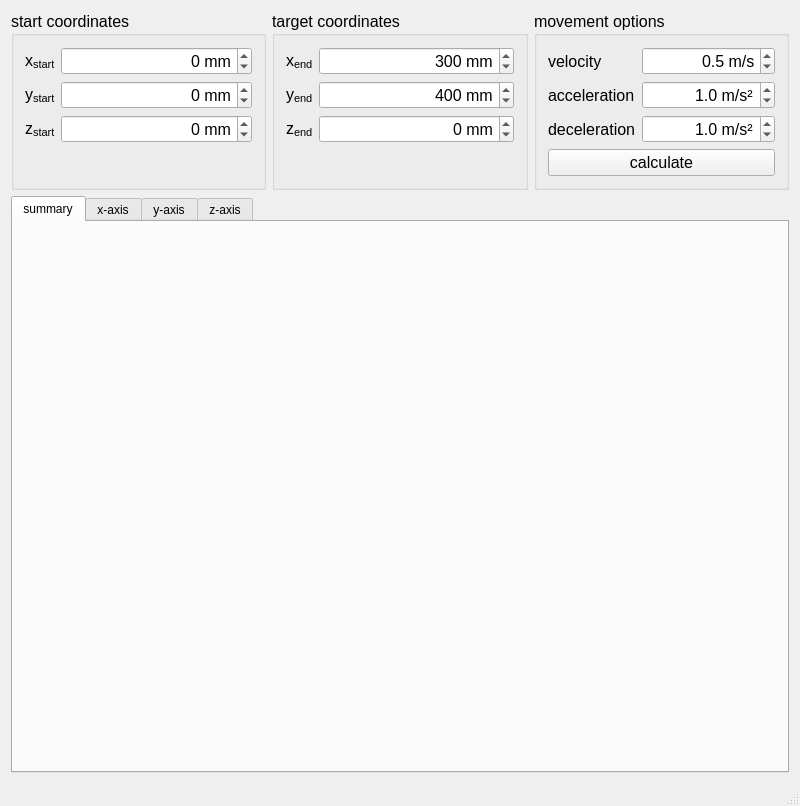
<?xml version="1.0" encoding="UTF-8"?>
<ui version="4.0">
 <class>MainWindow</class>
 <widget class="QMainWindow" name="MainWindow">
  <property name="geometry">
   <rect>
    <x>0</x>
    <y>0</y>
    <width>800</width>
    <height>806</height>
   </rect>
  </property>
  <property name="minimumSize">
   <size>
    <width>800</width>
    <height>205</height>
   </size>
  </property>
  <property name="windowTitle">
   <string>Linear Movement Calculator</string>
  </property>
  <property name="windowIcon">
   <iconset>
    <normaloff>icon_small_transparent.png</normaloff>icon_small_transparent.png</iconset>
  </property>
  <widget class="QWidget" name="centralWidget">
   <layout class="QVBoxLayout" name="verticalLayout">
    <item>
     <layout class="QHBoxLayout" name="horizontalLayout">
      <item>
       <widget class="QGroupBox" name="groupBox_3">
        <property name="font">
         <font>
          <pointsize>12</pointsize>
         </font>
        </property>
        <property name="title">
         <string>start coordinates</string>
        </property>
        <layout class="QFormLayout" name="formLayout">
         <item row="0" column="0">
          <widget class="QLabel" name="xstartLabel">
           <property name="font">
            <font>
             <pointsize>12</pointsize>
            </font>
           </property>
           <property name="text">
            <string>&lt;html&gt;&lt;head/&gt;&lt;body&gt;&lt;p&gt;x&lt;span style=&quot; vertical-align:sub;&quot;&gt;start&lt;/span&gt;&lt;/p&gt;&lt;/body&gt;&lt;/html&gt;</string>
           </property>
           <property name="textFormat">
            <enum>Qt::RichText</enum>
           </property>
          </widget>
         </item>
         <item row="0" column="1">
          <widget class="QSpinBox" name="xstartSpinBox">
           <property name="font">
            <font>
             <pointsize>12</pointsize>
            </font>
           </property>
           <property name="alignment">
            <set>Qt::AlignRight|Qt::AlignTrailing|Qt::AlignVCenter</set>
           </property>
           <property name="suffix">
            <string> mm</string>
           </property>
           <property name="minimum">
            <number>-5000</number>
           </property>
           <property name="maximum">
            <number>5000</number>
           </property>
          </widget>
         </item>
         <item row="1" column="0">
          <widget class="QLabel" name="ystartLabel">
           <property name="font">
            <font>
             <pointsize>12</pointsize>
            </font>
           </property>
           <property name="text">
            <string>&lt;html&gt;&lt;head/&gt;&lt;body&gt;&lt;p&gt;y&lt;span style=&quot; vertical-align:sub;&quot;&gt;start&lt;/span&gt;&lt;/p&gt;&lt;/body&gt;&lt;/html&gt;</string>
           </property>
           <property name="textFormat">
            <enum>Qt::RichText</enum>
           </property>
          </widget>
         </item>
         <item row="1" column="1">
          <widget class="QSpinBox" name="ystartSpinBox">
           <property name="font">
            <font>
             <pointsize>12</pointsize>
            </font>
           </property>
           <property name="alignment">
            <set>Qt::AlignRight|Qt::AlignTrailing|Qt::AlignVCenter</set>
           </property>
           <property name="suffix">
            <string> mm</string>
           </property>
           <property name="minimum">
            <number>-5000</number>
           </property>
           <property name="maximum">
            <number>5000</number>
           </property>
          </widget>
         </item>
         <item row="2" column="0">
          <widget class="QLabel" name="zstartLabel">
           <property name="font">
            <font>
             <pointsize>12</pointsize>
            </font>
           </property>
           <property name="text">
            <string>&lt;html&gt;&lt;head/&gt;&lt;body&gt;&lt;p&gt;&lt;span style=&quot; font-size:12pt;&quot;&gt;z&lt;/span&gt;&lt;span style=&quot; font-size:12pt; vertical-align:sub;&quot;&gt;start&lt;/span&gt;&lt;/p&gt;&lt;/body&gt;&lt;/html&gt;</string>
           </property>
           <property name="textFormat">
            <enum>Qt::RichText</enum>
           </property>
          </widget>
         </item>
         <item row="2" column="1">
          <widget class="QSpinBox" name="zstartSpinBox">
           <property name="font">
            <font>
             <pointsize>12</pointsize>
            </font>
           </property>
           <property name="alignment">
            <set>Qt::AlignRight|Qt::AlignTrailing|Qt::AlignVCenter</set>
           </property>
           <property name="suffix">
            <string> mm</string>
           </property>
           <property name="minimum">
            <number>-1500</number>
           </property>
           <property name="maximum">
            <number>1500</number>
           </property>
          </widget>
         </item>
        </layout>
       </widget>
      </item>
      <item>
       <widget class="QGroupBox" name="groupBox_2">
        <property name="font">
         <font>
          <pointsize>12</pointsize>
         </font>
        </property>
        <property name="title">
         <string>target coordinates</string>
        </property>
        <layout class="QFormLayout" name="formLayout_2">
         <item row="0" column="0">
          <widget class="QLabel" name="xendLabel">
           <property name="font">
            <font>
             <pointsize>12</pointsize>
            </font>
           </property>
           <property name="text">
            <string>&lt;html&gt;&lt;head/&gt;&lt;body&gt;&lt;p&gt;x&lt;span style=&quot; vertical-align:sub;&quot;&gt;end&lt;/span&gt;&lt;/p&gt;&lt;/body&gt;&lt;/html&gt;</string>
           </property>
           <property name="textFormat">
            <enum>Qt::RichText</enum>
           </property>
          </widget>
         </item>
         <item row="0" column="1">
          <widget class="QSpinBox" name="xendSpinBox">
           <property name="font">
            <font>
             <pointsize>12</pointsize>
            </font>
           </property>
           <property name="alignment">
            <set>Qt::AlignRight|Qt::AlignTrailing|Qt::AlignVCenter</set>
           </property>
           <property name="suffix">
            <string> mm</string>
           </property>
           <property name="minimum">
            <number>-5000</number>
           </property>
           <property name="maximum">
            <number>5000</number>
           </property>
           <property name="value">
            <number>300</number>
           </property>
          </widget>
         </item>
         <item row="1" column="0">
          <widget class="QLabel" name="yendLabel">
           <property name="font">
            <font>
             <pointsize>12</pointsize>
            </font>
           </property>
           <property name="text">
            <string>&lt;html&gt;&lt;head/&gt;&lt;body&gt;&lt;p&gt;y&lt;span style=&quot; vertical-align:sub;&quot;&gt;end&lt;/span&gt;&lt;/p&gt;&lt;/body&gt;&lt;/html&gt;</string>
           </property>
           <property name="textFormat">
            <enum>Qt::RichText</enum>
           </property>
          </widget>
         </item>
         <item row="2" column="0">
          <widget class="QLabel" name="zendLabel">
           <property name="font">
            <font>
             <pointsize>12</pointsize>
            </font>
           </property>
           <property name="text">
            <string>&lt;html&gt;&lt;head/&gt;&lt;body&gt;&lt;p&gt;z&lt;span style=&quot; vertical-align:sub;&quot;&gt;end&lt;/span&gt;&lt;/p&gt;&lt;/body&gt;&lt;/html&gt;</string>
           </property>
           <property name="textFormat">
            <enum>Qt::RichText</enum>
           </property>
          </widget>
         </item>
         <item row="2" column="1">
          <widget class="QSpinBox" name="zendSpinBox">
           <property name="font">
            <font>
             <pointsize>12</pointsize>
            </font>
           </property>
           <property name="alignment">
            <set>Qt::AlignRight|Qt::AlignTrailing|Qt::AlignVCenter</set>
           </property>
           <property name="suffix">
            <string> mm</string>
           </property>
           <property name="minimum">
            <number>-1500</number>
           </property>
           <property name="maximum">
            <number>1500</number>
           </property>
          </widget>
         </item>
         <item row="1" column="1">
          <widget class="QSpinBox" name="yendSpinBox">
           <property name="font">
            <font>
             <pointsize>12</pointsize>
            </font>
           </property>
           <property name="alignment">
            <set>Qt::AlignRight|Qt::AlignTrailing|Qt::AlignVCenter</set>
           </property>
           <property name="suffix">
            <string> mm</string>
           </property>
           <property name="minimum">
            <number>-5000</number>
           </property>
           <property name="maximum">
            <number>5000</number>
           </property>
           <property name="value">
            <number>400</number>
           </property>
          </widget>
         </item>
        </layout>
       </widget>
      </item>
      <item>
       <widget class="QGroupBox" name="groupBox">
        <property name="font">
         <font>
          <pointsize>12</pointsize>
         </font>
        </property>
        <property name="title">
         <string>movement options</string>
        </property>
        <layout class="QFormLayout" name="formLayout_3">
         <item row="0" column="0">
          <widget class="QLabel" name="velocityLabel">
           <property name="font">
            <font>
             <pointsize>12</pointsize>
            </font>
           </property>
           <property name="text">
            <string>velocity</string>
           </property>
          </widget>
         </item>
         <item row="0" column="1">
          <widget class="QDoubleSpinBox" name="velocitySpinBox">
           <property name="font">
            <font>
             <pointsize>12</pointsize>
            </font>
           </property>
           <property name="alignment">
            <set>Qt::AlignRight|Qt::AlignTrailing|Qt::AlignVCenter</set>
           </property>
           <property name="suffix">
            <string> m/s</string>
           </property>
           <property name="decimals">
            <number>1</number>
           </property>
           <property name="minimum">
            <double>0.100000000000000</double>
           </property>
           <property name="maximum">
            <double>10.000000000000000</double>
           </property>
           <property name="singleStep">
            <double>0.100000000000000</double>
           </property>
           <property name="value">
            <double>0.500000000000000</double>
           </property>
          </widget>
         </item>
         <item row="1" column="0">
          <widget class="QLabel" name="accelerationLabel">
           <property name="font">
            <font>
             <pointsize>12</pointsize>
            </font>
           </property>
           <property name="text">
            <string>acceleration</string>
           </property>
          </widget>
         </item>
         <item row="1" column="1">
          <widget class="QDoubleSpinBox" name="accelerationSpinBox">
           <property name="font">
            <font>
             <pointsize>12</pointsize>
            </font>
           </property>
           <property name="alignment">
            <set>Qt::AlignRight|Qt::AlignTrailing|Qt::AlignVCenter</set>
           </property>
           <property name="suffix">
            <string> m/s²</string>
           </property>
           <property name="decimals">
            <number>1</number>
           </property>
           <property name="minimum">
            <double>0.100000000000000</double>
           </property>
           <property name="maximum">
            <double>10.000000000000000</double>
           </property>
           <property name="singleStep">
            <double>0.100000000000000</double>
           </property>
           <property name="value">
            <double>1.000000000000000</double>
           </property>
          </widget>
         </item>
         <item row="2" column="0">
          <widget class="QLabel" name="decelerationLabel">
           <property name="font">
            <font>
             <pointsize>12</pointsize>
            </font>
           </property>
           <property name="text">
            <string>deceleration</string>
           </property>
          </widget>
         </item>
         <item row="2" column="1">
          <widget class="QDoubleSpinBox" name="decelerationSpinBox">
           <property name="font">
            <font>
             <pointsize>12</pointsize>
            </font>
           </property>
           <property name="alignment">
            <set>Qt::AlignRight|Qt::AlignTrailing|Qt::AlignVCenter</set>
           </property>
           <property name="suffix">
            <string> m/s²</string>
           </property>
           <property name="decimals">
            <number>1</number>
           </property>
           <property name="minimum">
            <double>0.100000000000000</double>
           </property>
           <property name="maximum">
            <double>10.000000000000000</double>
           </property>
           <property name="singleStep">
            <double>0.100000000000000</double>
           </property>
           <property name="value">
            <double>1.000000000000000</double>
           </property>
          </widget>
         </item>
         <item row="3" column="0" colspan="2">
          <widget class="QPushButton" name="calculateButton">
           <property name="font">
            <font>
             <pointsize>12</pointsize>
            </font>
           </property>
           <property name="text">
            <string>calculate</string>
           </property>
          </widget>
         </item>
        </layout>
       </widget>
      </item>
     </layout>
    </item>
    <item>
     <widget class="QTabWidget" name="tabWidget">
      <property name="currentIndex">
       <number>0</number>
      </property>
      <widget class="QWidget" name="tab">
       <attribute name="title">
        <string>summary</string>
       </attribute>
       <layout class="QVBoxLayout" name="verticalLayout_2">
        <item>
         <widget class="QCustomPlot" name="summaryVelocityPlot" native="true">
          <property name="sizePolicy">
           <sizepolicy hsizetype="Preferred" vsizetype="Preferred">
            <horstretch>0</horstretch>
            <verstretch>1</verstretch>
           </sizepolicy>
          </property>
         </widget>
        </item>
        <item>
         <widget class="QCustomPlot" name="summaryAccelerationPlot" native="true">
          <property name="sizePolicy">
           <sizepolicy hsizetype="Preferred" vsizetype="Preferred">
            <horstretch>0</horstretch>
            <verstretch>1</verstretch>
           </sizepolicy>
          </property>
         </widget>
        </item>
       </layout>
      </widget>
      <widget class="QWidget" name="tab_3">
       <attribute name="title">
        <string>x-axis</string>
       </attribute>
       <layout class="QVBoxLayout" name="verticalLayout_3">
        <item>
         <widget class="QCustomPlot" name="xPositionPlot" native="true">
          <property name="sizePolicy">
           <sizepolicy hsizetype="Preferred" vsizetype="Preferred">
            <horstretch>0</horstretch>
            <verstretch>2</verstretch>
           </sizepolicy>
          </property>
         </widget>
        </item>
        <item>
         <widget class="QCustomPlot" name="xVelocityPlot" native="true">
          <property name="sizePolicy">
           <sizepolicy hsizetype="Preferred" vsizetype="Preferred">
            <horstretch>0</horstretch>
            <verstretch>1</verstretch>
           </sizepolicy>
          </property>
         </widget>
        </item>
        <item>
         <widget class="QCustomPlot" name="xAccelerationPlot" native="true">
          <property name="sizePolicy">
           <sizepolicy hsizetype="Preferred" vsizetype="Preferred">
            <horstretch>0</horstretch>
            <verstretch>1</verstretch>
           </sizepolicy>
          </property>
         </widget>
        </item>
       </layout>
      </widget>
      <widget class="QWidget" name="tab_2">
       <attribute name="title">
        <string>y-axis</string>
       </attribute>
       <layout class="QVBoxLayout" name="verticalLayout_4">
        <item>
         <widget class="QCustomPlot" name="yPositionPlot" native="true">
          <property name="sizePolicy">
           <sizepolicy hsizetype="Preferred" vsizetype="Preferred">
            <horstretch>0</horstretch>
            <verstretch>2</verstretch>
           </sizepolicy>
          </property>
         </widget>
        </item>
        <item>
         <widget class="QCustomPlot" name="yVelocityPlot" native="true">
          <property name="sizePolicy">
           <sizepolicy hsizetype="Preferred" vsizetype="Preferred">
            <horstretch>0</horstretch>
            <verstretch>1</verstretch>
           </sizepolicy>
          </property>
         </widget>
        </item>
        <item>
         <widget class="QCustomPlot" name="yAccelerationPlot" native="true">
          <property name="sizePolicy">
           <sizepolicy hsizetype="Preferred" vsizetype="Preferred">
            <horstretch>0</horstretch>
            <verstretch>1</verstretch>
           </sizepolicy>
          </property>
         </widget>
        </item>
       </layout>
      </widget>
      <widget class="QWidget" name="tab_4">
       <attribute name="title">
        <string>z-axis</string>
       </attribute>
       <layout class="QVBoxLayout" name="verticalLayout_5">
        <item>
         <widget class="QCustomPlot" name="zPositionPlot" native="true">
          <property name="sizePolicy">
           <sizepolicy hsizetype="Preferred" vsizetype="Preferred">
            <horstretch>0</horstretch>
            <verstretch>2</verstretch>
           </sizepolicy>
          </property>
         </widget>
        </item>
        <item>
         <widget class="QCustomPlot" name="zVelocityPlot" native="true">
          <property name="sizePolicy">
           <sizepolicy hsizetype="Preferred" vsizetype="Preferred">
            <horstretch>0</horstretch>
            <verstretch>1</verstretch>
           </sizepolicy>
          </property>
         </widget>
        </item>
        <item>
         <widget class="QCustomPlot" name="zAccelerationPlot" native="true">
          <property name="sizePolicy">
           <sizepolicy hsizetype="Preferred" vsizetype="Preferred">
            <horstretch>0</horstretch>
            <verstretch>1</verstretch>
           </sizepolicy>
          </property>
         </widget>
        </item>
       </layout>
      </widget>
     </widget>
    </item>
   </layout>
  </widget>
  <widget class="QStatusBar" name="statusBar"/>
 </widget>
 <layoutdefault spacing="6" margin="11"/>
 <customwidgets>
  <customwidget>
   <class>QCustomPlot</class>
   <extends>QWidget</extends>
   <header>qcustomplot.h</header>
   <container>1</container>
  </customwidget>
 </customwidgets>
 <tabstops>
  <tabstop>xstartSpinBox</tabstop>
  <tabstop>ystartSpinBox</tabstop>
  <tabstop>zstartSpinBox</tabstop>
  <tabstop>xendSpinBox</tabstop>
  <tabstop>yendSpinBox</tabstop>
  <tabstop>zendSpinBox</tabstop>
  <tabstop>velocitySpinBox</tabstop>
  <tabstop>accelerationSpinBox</tabstop>
  <tabstop>decelerationSpinBox</tabstop>
  <tabstop>calculateButton</tabstop>
  <tabstop>tabWidget</tabstop>
 </tabstops>
 <resources/>
 <connections/>
</ui>
